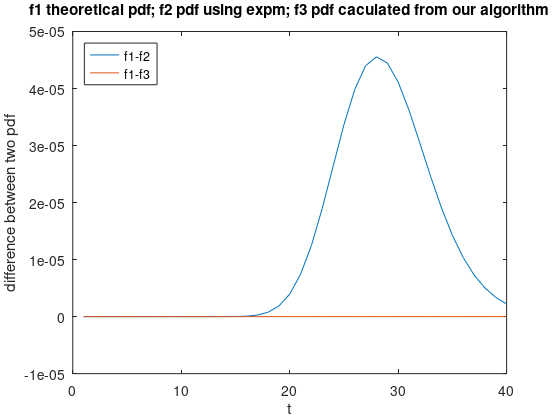

Source code (MATLAB):
format long
%linear hi 
b=0.015;
c=0.01;
m=50;
nn=1:m;
qq_real=b+c*nn;
f_theoretical=[];
f_built=[];
f_my=[];
for t=1:40
lambda=1.6; 
%theoretical
p=zeros(m,1);
p(1)=exp(-(qq_real(1)+lambda)*t);
con=lambda/c*(1-exp(-c*t));
for k=2:(m-1)
p(k)=p(k-1)*con/(k-1);
end
fun=@(s) exp(-(lambda+qq_real(1)-qq_real(m))*s).*(lambda/c*(1-exp(-c*s))).^(m-2);
int=integral(fun,0,t,'RelTol',0,'AbsTol',1e-12);
p(m)=int/factorial(m-2)*exp(-qq_real(m)*t)*lambda;
f_theo=qq_real*p;
f_theoretical=[f_theoretical,f_theo];
%bulit in
T=diag(-lambda-qq_real);
T=T+diag(lambda*ones(1,m-1),1);
f=expm(T*t)*qq_real'; f=f(1);
f_built=[f_built,f];
%
err_d=10^-10;
y=t;
%%%%%%%%%%%%%%%%
lambda=lambda*ones(1,m-1);
maxx=1.001*max(qq_real+[lambda,0]);
%find truncation N 
N=0;
sum_N=0;
P=zeros(1,m);
P(1)=1-(lambda(1)+qq_real(1))/maxx;
P(2)=lambda(1)/maxx;
kk=poisspdf(0,maxx*y(:,1));
ex=zeros(size(y,1),m);
ex(:,1)=kk;
 while (sum_N<=(1-err_d))
kk=poisspdf(N+1,maxx*y(:,1));
sum_N=sum_N+poisspdf(N,maxx*y(end,1));
N=N+1;
ex=ex+kk*P;
%modify recursive formula
PP=[0,P];
PP(end)=[];
PP=[0,lambda]/maxx.*PP+(1-([lambda,0]+qq_real)/maxx).*P;
% PP=[0,lambda]/maxx.*PP+(1-([lambda,x(3)]+qq)/maxx).*P;
P=PP;
 end
like=ex*qq_real';
f_my=[f_my,like];
end

h = figure;
plot(f_theoretical-f_built)
hold on
plot(f_theoretical-f_my)
xlabel('t')
ylabel('difference between two pdf')
legend({'f1-f2','f1-f3'},'Location','northwest')
title('f1 theoretical pdf; f2 pdf using expm; f3 pdf caculated from our algorithm')
set(h,'Units','Inches');
pos = get(h,'Position');
set(h,'PaperPositionMode','Auto','PaperUnits','Inches','PaperSize',[pos(3), pos(4)])
print(h,'filename','-dpdf','-r0')
